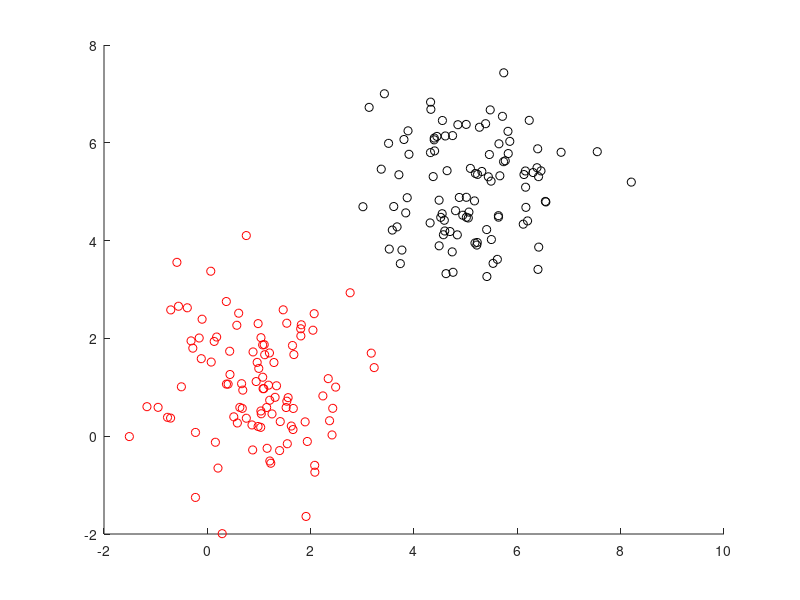

Here is the MATLAB script that generated this plot:
X = 1+randn(100,2);
Y = 5+randn(100,2);
D = [X;Y];
scatter(D(:,1),D(:,2));
[idx,C]=kmeans(D,2);
for i = 1:200
    if idx(i)==1
        color = 'r';
    else
       color = 'k'; 
    end
   scatter(D(i,1),D(i,2),color); 
   hold on
end
